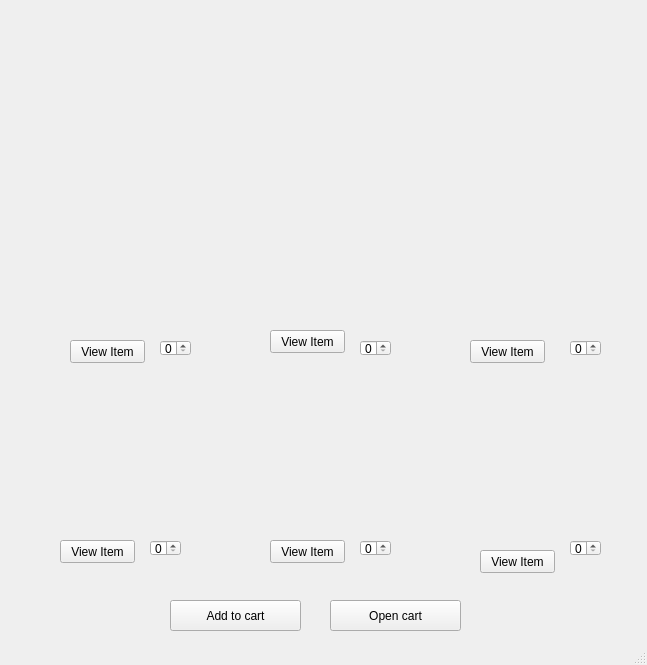
<?xml version="1.0" encoding="UTF-8"?>
<ui version="4.0">
 <class>MainWindow</class>
 <widget class="QMainWindow" name="MainWindow">
  <property name="geometry">
   <rect>
    <x>0</x>
    <y>0</y>
    <width>647</width>
    <height>665</height>
   </rect>
  </property>
  <property name="windowTitle">
   <string>MainWindow</string>
  </property>
  <widget class="QWidget" name="centralwidget">
   <widget class="QWidget" name="widget" native="true">
    <property name="geometry">
     <rect>
      <x>20</x>
      <y>10</y>
      <width>611</width>
      <height>571</height>
     </rect>
    </property>
    <property name="styleSheet">
     <string notr="true">image: url(:/img/Items/75d763504b379a3f55235f268e37165d.jpg);</string>
    </property>
    <widget class="QPushButton" name="closepushButton">
     <property name="geometry">
      <rect>
       <x>920</x>
       <y>480</y>
       <width>131</width>
       <height>23</height>
      </rect>
     </property>
     <property name="text">
      <string>Open cart</string>
     </property>
    </widget>
    <widget class="QPushButton" name="viewpushButton">
     <property name="geometry">
      <rect>
       <x>770</x>
       <y>480</y>
       <width>121</width>
       <height>23</height>
      </rect>
     </property>
     <property name="text">
      <string>Add to cart</string>
     </property>
    </widget>
    <widget class="QSpinBox" name="spinBox">
     <property name="enabled">
      <bool>true</bool>
     </property>
     <property name="geometry">
      <rect>
       <x>140</x>
       <y>330</y>
       <width>31</width>
       <height>16</height>
      </rect>
     </property>
     <property name="autoFillBackground">
      <bool>false</bool>
     </property>
    </widget>
    <widget class="QSpinBox" name="spinBox_2">
     <property name="geometry">
      <rect>
       <x>340</x>
       <y>330</y>
       <width>31</width>
       <height>16</height>
      </rect>
     </property>
    </widget>
    <widget class="QSpinBox" name="spinBox_3">
     <property name="geometry">
      <rect>
       <x>550</x>
       <y>330</y>
       <width>31</width>
       <height>16</height>
      </rect>
     </property>
    </widget>
    <widget class="QSpinBox" name="spinBox_4">
     <property name="geometry">
      <rect>
       <x>340</x>
       <y>530</y>
       <width>31</width>
       <height>16</height>
      </rect>
     </property>
    </widget>
    <widget class="QSpinBox" name="spinBox_5">
     <property name="geometry">
      <rect>
       <x>550</x>
       <y>530</y>
       <width>31</width>
       <height>16</height>
      </rect>
     </property>
    </widget>
    <widget class="QSpinBox" name="spinBox_6">
     <property name="geometry">
      <rect>
       <x>130</x>
       <y>530</y>
       <width>31</width>
       <height>16</height>
      </rect>
     </property>
    </widget>
    <widget class="QPushButton" name="pushButton_3">
     <property name="geometry">
      <rect>
       <x>50</x>
       <y>330</y>
       <width>75</width>
       <height>23</height>
      </rect>
     </property>
     <property name="text">
      <string>View Item</string>
     </property>
    </widget>
    <widget class="QPushButton" name="pushButton_5">
     <property name="geometry">
      <rect>
       <x>250</x>
       <y>320</y>
       <width>75</width>
       <height>23</height>
      </rect>
     </property>
     <property name="text">
      <string>View Item</string>
     </property>
    </widget>
    <widget class="QPushButton" name="pushButton_6">
     <property name="geometry">
      <rect>
       <x>450</x>
       <y>330</y>
       <width>75</width>
       <height>23</height>
      </rect>
     </property>
     <property name="text">
      <string>View Item</string>
     </property>
    </widget>
    <widget class="QPushButton" name="pushButton_7">
     <property name="geometry">
      <rect>
       <x>40</x>
       <y>530</y>
       <width>75</width>
       <height>23</height>
      </rect>
     </property>
     <property name="text">
      <string>View Item</string>
     </property>
    </widget>
    <widget class="QPushButton" name="pushButton_8">
     <property name="geometry">
      <rect>
       <x>250</x>
       <y>530</y>
       <width>75</width>
       <height>23</height>
      </rect>
     </property>
     <property name="text">
      <string>View Item</string>
     </property>
    </widget>
    <widget class="QPushButton" name="pushButton_9">
     <property name="geometry">
      <rect>
       <x>460</x>
       <y>540</y>
       <width>75</width>
       <height>23</height>
      </rect>
     </property>
     <property name="text">
      <string>View Item</string>
     </property>
    </widget>
   </widget>
   <widget class="QPushButton" name="pushButton">
    <property name="geometry">
     <rect>
      <x>170</x>
      <y>600</y>
      <width>131</width>
      <height>31</height>
     </rect>
    </property>
    <property name="text">
     <string>Add to cart</string>
    </property>
   </widget>
   <widget class="QPushButton" name="pushButton_2">
    <property name="geometry">
     <rect>
      <x>330</x>
      <y>600</y>
      <width>131</width>
      <height>31</height>
     </rect>
    </property>
    <property name="text">
     <string>Open cart</string>
    </property>
   </widget>
  </widget>
  <widget class="QMenuBar" name="menubar">
   <property name="geometry">
    <rect>
     <x>0</x>
     <y>0</y>
     <width>647</width>
     <height>21</height>
    </rect>
   </property>
  </widget>
  <widget class="QStatusBar" name="statusbar"/>
 </widget>
 <resources>
  <include location="res.qrc"/>
 </resources>
 <connections/>
</ui>
